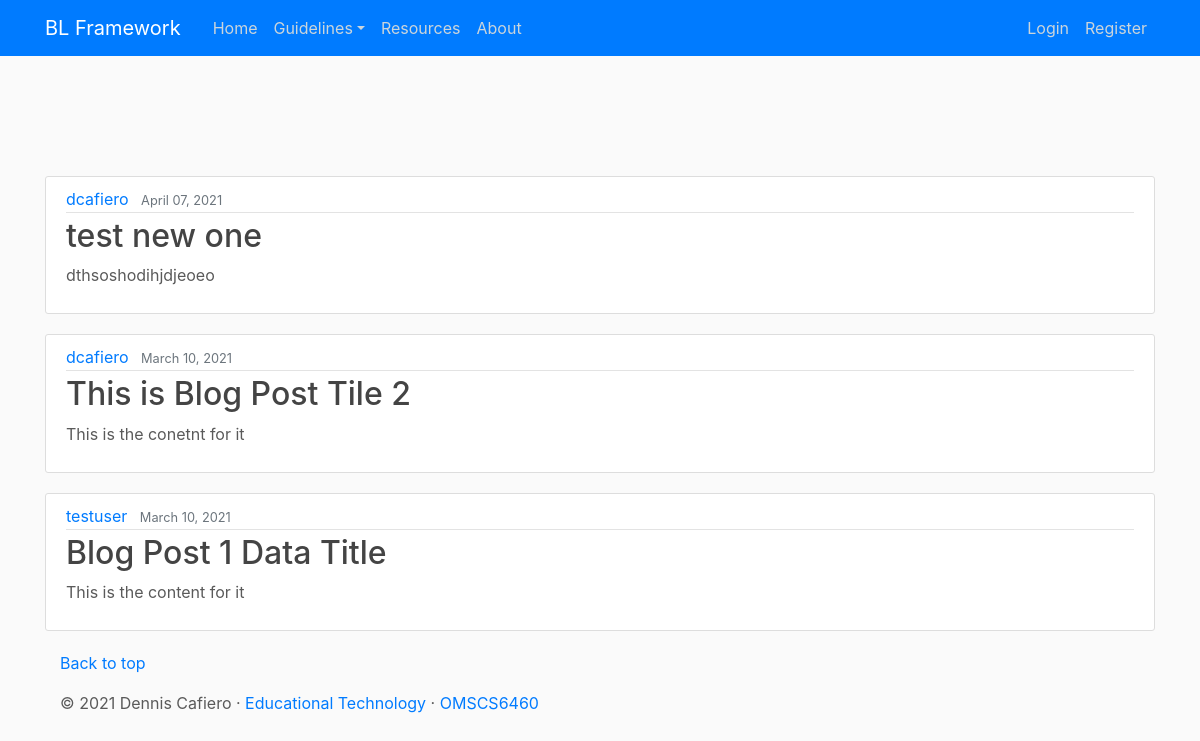
Screenshot of /blog/ with the database file from the repository.
### blog/models.py (models this page shows, shortened)
class Post(models.Model):
    title = models.CharField(max_length=100)
    content = models.TextField()
    date_posted = models.DateTimeField(default=timezone.now)
    author = models.ForeignKey(User, on_delete=models.CASCADE)  # on_delete CASCADE means to delete the post if user deleted

### blog/views.py (the view)
# urls.py: path('', PostListView.as_view() , name='blog-home'),
class PostListView(ListView):
    model = Post
    template_name = 'blog/home.html'
    context_object_name = 'posts'
    ordering = ['-date_posted']

### templates/blog/home.html
{%  extends 'blog/base.html' %}
{% block content %}
    {% for post in posts %}
        <article class="media content-section">
          <div class="media-body">
            <div class="article-metadata">
              <a class="mr-2" href="#">{{ post.author }}</a>
              <small class="text-muted">{{ post.date_posted|date:'F d, Y' }}</small>
            </div>
            <h2><a class="article-title" href="#">{{ post.title }}</a></h2>
            <p class="article-content">{{ post.content }}</p>
          </div>
        </article>
    {% endfor %}
{%  endblock content %}

### blog/static/blog/main.css (style rules this page uses)
body { background: #fafafa; color: #333333; margin-top: 5rem; }
h1, h2, h3, h4, h5, h6 { color: #444444; }
.content-section { background: #ffffff; padding: 10px 20px; border: 1px solid #dddddd; border-radius: 3px; margin-bottom: 20px; }
.article-title { color: #444444; }
.article-content { white-space: pre-line; }
.article-metadata { padding-bottom: 1px; margin-bottom: 4px; border-bottom: 1px solid #e3e3e3 }

### blog/static/blog/carousel.css (style rules this page uses)
body { padding-top: 3rem; padding-bottom: 3rem; color: #5a5a5a; }

### rows the page displays
Post: author "dcafiero", date_posted "April 07, 2021", title "test new one", content "dthsoshodihjdjeoeo"
Post: author "dcafiero", date_posted "March 10, 2021", title "This is Blog Post Tile 2", content "This is the conetnt for it"
Post: author "testuser", date_posted "March 10, 2021", title "Blog Post 1 Data Title", content "This is the content for it"
